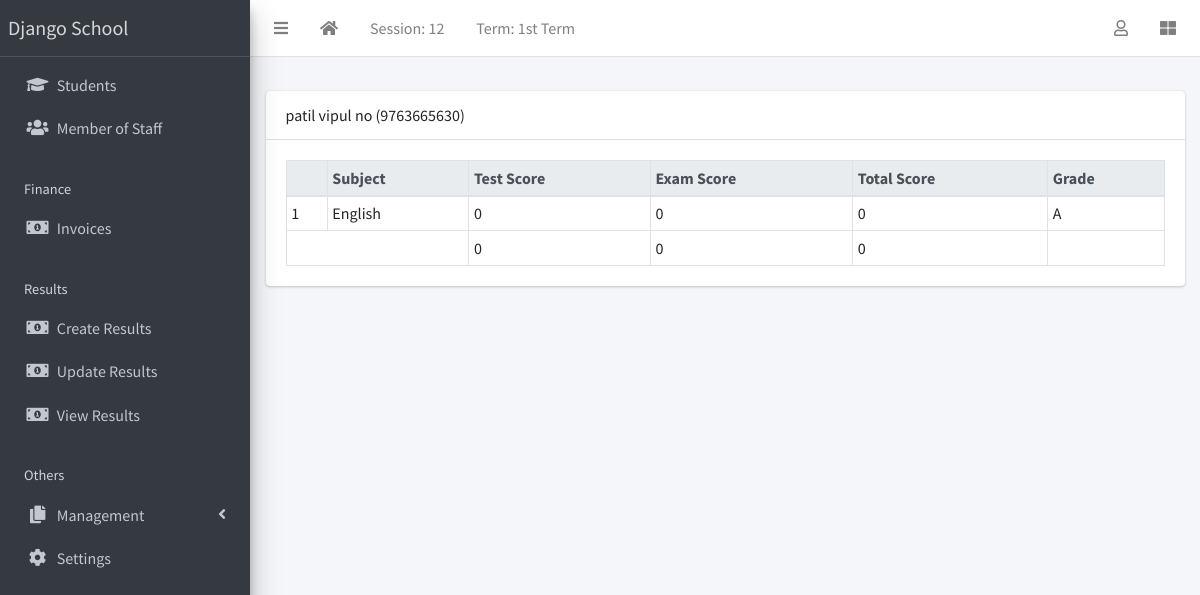
The page /result/view/all (signed in) on the database its author committed.
### apps/corecode/models.py (models this page shows, shortened)
class AcademicSession(models.Model):
    name = models.CharField(max_length=200, unique=True)
    current = models.BooleanField(default=True)
    class Meta:
        ordering = ["-name"]

class AcademicTerm(models.Model):
    name = models.CharField(max_length=20, unique=True)
    current = models.BooleanField(default=True)
    class Meta:
        ordering = ["name"]

class SiteConfig(models.Model):
    key = models.SlugField()
    value = models.CharField(max_length=200)

class Subject(models.Model):
    name = models.CharField(max_length=200, unique=True)
    class Meta:
        ordering = ["name"]
    def __str__(self):
        return self.name

### apps/students/models.py (models this page shows, shortened)
class Student(models.Model):
    STATUS_CHOICES = [("active", "Active"), ("inactive", "Inactive")]
    GENDER_CHOICES = [("male", "Male"), ("female", "Female")]
    current_status = models.CharField(
        max_length=10, choices=STATUS_CHOICES, default="active"
    )
    registration_number = models.CharField(max_length=200, unique=True)
    surname = models.CharField(max_length=200)
    firstname = models.CharField(max_length=200)
    other_name = models.CharField(max_length=200, blank=True)
    gender = models.CharField(max_length=10, choices=GENDER_CHOICES, default="male")
    date_of_birth = models.DateField(default=timezone.now)
    current_class = models.ForeignKey(
        StudentClass, on_delete=models.SET_NULL, blank=True, null=True
    )
    date_of_admission = models.DateField(default=timezone.now)
    mobile_num_regex = RegexValidator(
        regex="^[0-9]{10,15}$", message="Entered mobile number isn't in a right format!"
    )
    parent_mobile_number = models.CharField(
        validators=[mobile_num_regex], max_length=13, blank=True
    )
    address = models.TextField(blank=True)
    others = models.TextField(blank=True)
    passport = models.ImageField(blank=True, upload_to="students/passports/")
    class Meta:
        ordering = ["surname", "firstname", "other_name"]
    def __str__(self):
        return f"{self.surname} {self.firstname} {self.other_name} ({self.registration_number})"

### apps/result/models.py (models this page shows, shortened)
class Result(models.Model):
    student = models.ForeignKey(Student, on_delete=models.CASCADE)
    session = models.ForeignKey(AcademicSession, on_delete=models.CASCADE)
    term = models.ForeignKey(AcademicTerm, on_delete=models.CASCADE)
    current_class = models.ForeignKey(StudentClass, on_delete=models.CASCADE)
    subject = models.ForeignKey(Subject, on_delete=models.CASCADE)
    test_score = models.IntegerField(default=0)
    exam_score = models.IntegerField(default=0)
    class Meta:
        ordering = ["subject"]
    def total_score(self):
        return self.test_score + self.exam_score
    def grade(self):
        return score_grade(self.total_score())

### apps/result/views.py (the view)
# urls.py: path("view/all", ResultListView.as_view(), name="view-results"),
class ResultListView(LoginRequiredMixin, View):
    def get(self, request, *args, **kwargs):
        results = Result.objects.filter(
            session=request.current_session, term=request.current_term
        )
        bulk = {}
        for result in results:
            test_total = 0
            exam_total = 0
            subjects = []
            for subject in results:
                if subject.student == result.student:
                    subjects.append(subject)
                    test_total += subject.test_score
                    exam_total += subject.exam_score
            bulk[result.student.id] = {
                "student": result.student,
                "subjects": subjects,
                "test_total": test_total,
                "exam_total": exam_total,
                "total_total": test_total + exam_total,
            }
        context = {"results": bulk}
        return render(request, "result/all_results.html", context)

### apps/corecode/context_processors.py (called while the page is built)
def site_defaults(request):
    current_session = AcademicSession.objects.get(current=True)
    current_term = AcademicTerm.objects.get(current=True)
    vals = SiteConfig.objects.all()
    contexts = {
        "current_session": current_session.name,
        "current_term": current_term.name,
    }
    for val in vals:
        contexts[val.key] = val.value
    return contexts

### apps/result/utils.py (called while the page is built)
def score_grade(score):
    if score <= 10:
        return "A"

### apps/result/templates/result/all_results.html
{% extends 'base.html' %}
{% block fullcard %}
  {% for key, result in results.items %}
    <div class="card">
      <div class="card-header">
        {{result.student}}
      </div>
      <div class="card-body">
        <table class="table table-bordered table-sm">
          <thead class="thead-light">
            <tr>
              <th></th>
              <th>Subject</th>
              <th>Test Score</th>
              <th>Exam Score</th>
              <th>Total Score</th>
              <th>Grade</th>
            </tr>
          </thead>
          <tbody>
            {% for subject in result.subjects %}
              <tr>
                <td>{{ forloop.counter }}</td>
                <td>{{ subject.subject }}</td>
                <td>{{ subject.test_score }}</td>
                <td>{{ subject.exam_score }}</td>
                <td>{{ subject.total_score }}</td>
                <td>{{ subject.grade }}</td>
              </tr>
            {% endfor %}
          </tbody>
          <tfoot>
            <tr>
              <td colspan="2"></td>
              <td>{{ result.test_total }}</td>
              <td>{{ result.exam_total }}</td>
              <td>{{ result.total_total }}</td>
              <td></td>
            </tr>
          </tfoot>
        </table>
      </div>
    </div>
  {% endfor %}
{% endblock fullcard %}

### templates/base.html (shortened to what this page needs)
{% load static %}
<!DOCTYPE html>
<html lang="en">
<head>
  <link rel="stylesheet" href="{% static 'plugins/fontawesome-free/css/all.min.css' %}">
  <link rel="stylesheet" href="{% static 'plugins/toastr/toastr.min.css' %}">
  <link rel="stylesheet"
    href="{% static 'plugins/overlayScrollbars/css/OverlayScrollbars.min.css' %}">
  <link rel="stylesheet" href="{% static 'plugins/Datatables/datatables.min.css' %}" />
  <link rel="stylesheet" href="{% static 'dist/css/adminlte.min.css' %}">
</head>
<body
  class="hold-transition sidebar-mini layout-fixed layout-navbar-fixed layout-footer-fixed">
  <div class="wrapper">
    <nav class="main-header navbar navbar-expand navbar-white navbar-light">
      <ul class="navbar-nav">
        <li class="nav-item">
          <a class="nav-link" data-widget="pushmenu" href="#" role="button"><i
              class="fas fa-bars"></i></a>
        </li>
        <li class="nav-item d-none d-sm-inline-block">
          <a href="{% url 'home' %} " class="nav-link"><i class="fa fa-home"></i></a>
        </li>
        <li class="nav-item d-none d-sm-inline-block">
          <a href="{% url 'current-session' %}" class="nav-link">Session: {{ current_session }}</a>
        </li>
        <li class="nav-item d-none d-sm-inline-block">
          <a href="{% url 'current-session' %}" class="nav-link">Term: {{ current_term }}</a>
        </li>
      </ul>
      <ul class="navbar-nav ml-auto">
        <li class="nav-item dropdown">
          <a class="nav-link" data-toggle="dropdown" href="#">
            <i class="far fa-user"></i>
          </a>
        </li>
        <li class="nav-item">
          <a class="nav-link" data-widget="control-sidebar" data-slide="true"
            href="#" role="button"><i class="fas fa-th-large"></i></a>
        </li>
      </ul>
    </nav>
    <aside class="main-sidebar sidebar-dark-primary elevation-4">
      <a href="{% url 'home' %}" class="brand-link">{{ school_name | default:"MySchool" }}</a>
      <div class="sidebar">
        <nav class="mt-2">
          <ul class="nav nav-pills nav-sidebar flex-column"
            data-widget="treeview" role="menu" data-accordion="false">
            <li class="nav-item">
              <a href="{% url 'student-list' %}" class="nav-link">
                <i class="nav-icon fas fa-graduation-cap"></i>
                <p>
                  Students
                </p>
              </a>
            </li>
            <li class="nav-item">
              <a href="{% url 'staff-list' %}" class="nav-link">
                <i class="nav-icon fas fa-users"></i>
                <p>
                  Member of Staff
                </p>
              </a>
            </li>
            <li class="nav-header">Finance</li>
            <li class="nav-item">
              <a href="{% url 'invoice-list' %}" class="nav-link">
                <i class="nav-icon fas fa-money-bill-alt"></i>
                <p>
                  Invoices
                </p>
              </a>
            </li>
            <li class="nav-header">Results</li>
            <li class="nav-item">
              <a href="{% url 'create-result' %}" class="nav-link">
                <i class="nav-icon fas fa-money-bill-alt"></i>
                <p>
                  Create Results
                </p>
              </a>
            </li>
            <li class="nav-item">
              <a href="{% url 'edit-results' %}" class="nav-link">
                <i class="nav-icon fas fa-money-bill-alt"></i>
                <p>
                  Update Results
                </p>
              </a>
            </li>
            <li class="nav-item">
              <a href="{% url 'view-results' %}" class="nav-link">
                <i class="nav-icon fas fa-money-bill-alt"></i>
                <p>
                  View Results
                </p>
              </a>
            </li>
            <li class="nav-header">Others</li>
            <li class="nav-item has-treeview">
              <a href="#" class="nav-link">
                <i class="nav-icon fas fa-copy"></i>
                <p>
                  Management
                  <i class="fas fa-angle-left right"></i>
                </p>
              </a>
            </li>
            <li class="nav-item">
              <a href="{% url 'configs' %}" class="nav-link">
                <i class="nav-icon fas fa-cog"></i>
                <p>
                  Settings
                </p>
              </a>
            </li>
          </ul>
        </nav>
      </div>
    </aside>
    <div class="content-wrapper">
      <section class="content-header">
      </section>
      <section class="content">
        <div class="container-fluid">
          <div class="row">
            <div class="col-md-12">
              {% block fullcard %}{% endblock fullcard %}
            </div>
          </div>
        </div>
      </section>
    </div>
  </div>
</body>
</html>

### rows shown on the page
AcademicSession: name "12"
AcademicTerm: name "1st Term"
SiteConfig: value "Django School"
Student: student "patil vipul no (9763665630)", test_total "0", exam_total "0", total_total "0"
Result: subject "English", test_score "0", exam_score "0", total_score "0", grade "A"
